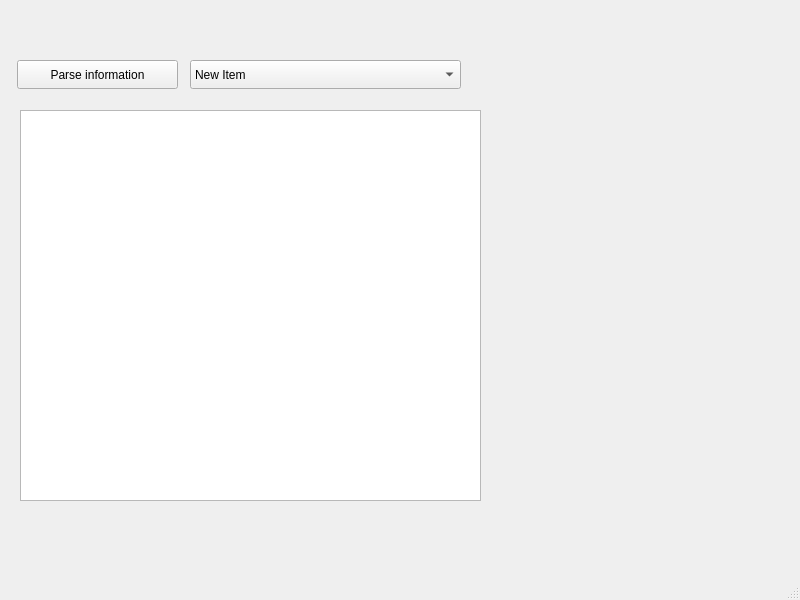
<?xml version="1.0" encoding="UTF-8"?>
<ui version="4.0">
 <class>MainWindow</class>
 <widget class="QMainWindow" name="MainWindow">
  <property name="geometry">
   <rect>
    <x>0</x>
    <y>0</y>
    <width>800</width>
    <height>600</height>
   </rect>
  </property>
  <property name="windowTitle">
   <string>MainWindow</string>
  </property>
  <widget class="QWidget" name="centralwidget">
   <widget class="QPushButton" name="pushButton">
    <property name="geometry">
     <rect>
      <x>17</x>
      <y>60</y>
      <width>161</width>
      <height>29</height>
     </rect>
    </property>
    <property name="text">
     <string>Parse information</string>
    </property>
   </widget>
   <widget class="QTextEdit" name="textEdit">
    <property name="geometry">
     <rect>
      <x>20</x>
      <y>110</y>
      <width>461</width>
      <height>391</height>
     </rect>
    </property>
   </widget>
   <widget class="QComboBox" name="comboBox">
    <property name="geometry">
     <rect>
      <x>190</x>
      <y>60</y>
      <width>271</width>
      <height>29</height>
     </rect>
    </property>
    <item>
     <property name="text">
      <string>New Item</string>
     </property>
    </item>
   </widget>
  </widget>
  <widget class="QMenuBar" name="menubar">
   <property name="geometry">
    <rect>
     <x>0</x>
     <y>0</y>
     <width>800</width>
     <height>26</height>
    </rect>
   </property>
  </widget>
  <widget class="QStatusBar" name="statusbar"/>
 </widget>
 <resources/>
 <connections/>
</ui>
